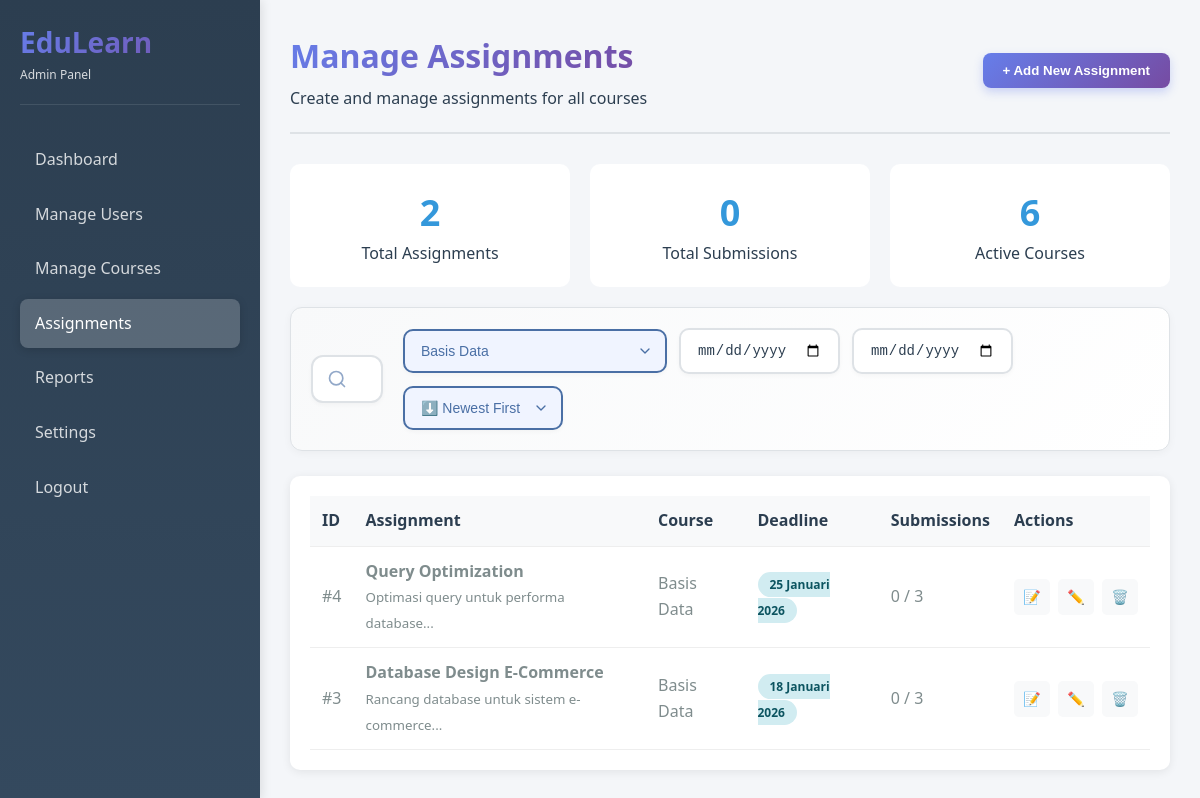
Page /admin/assignments.php?course=2 (signed in) on the earlier database version.
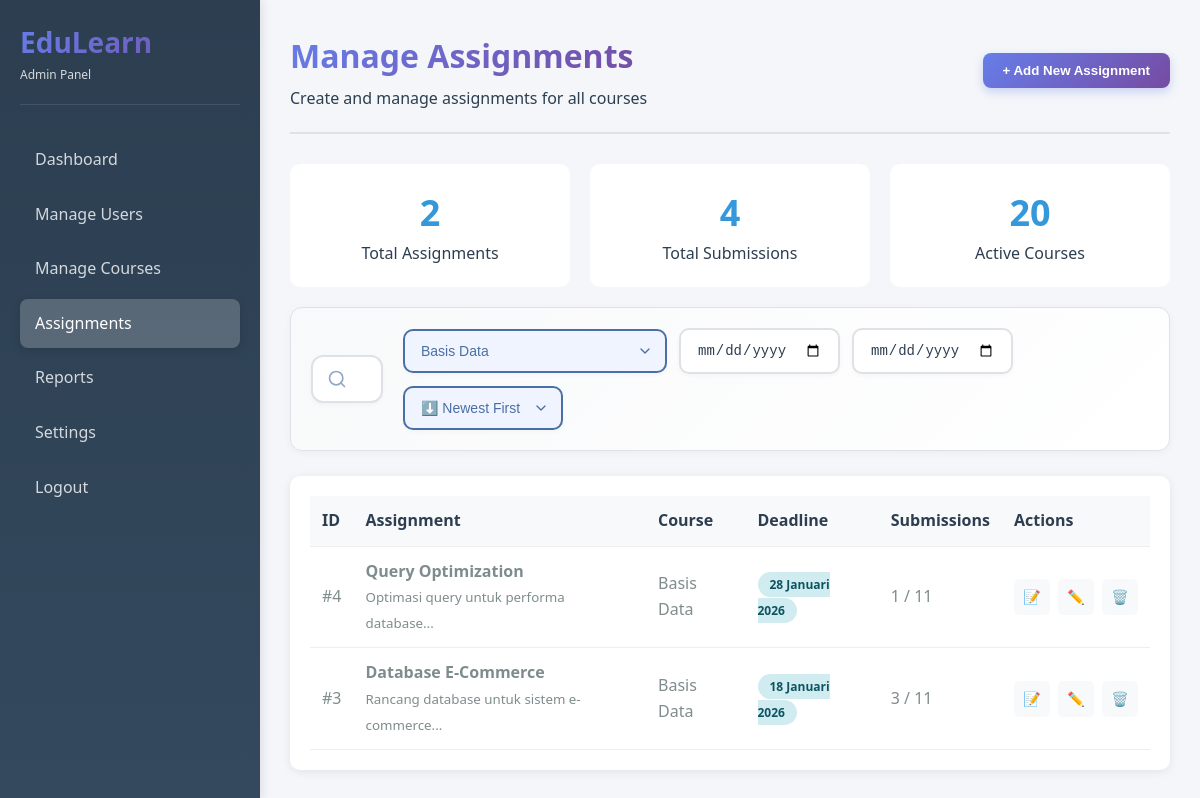
Same page on the later database version.
### tables this page shows
CREATE TABLE tugas (
    tugas_id INT AUTO_INCREMENT PRIMARY KEY,
    mk_id INT NOT NULL,
    judul VARCHAR(200) NOT NULL,
    deskripsi TEXT,
    deadline DATETIME NOT NULL,
    max_score INT DEFAULT 100,
    created_at TIMESTAMP DEFAULT CURRENT_TIMESTAMP,
    updated_at TIMESTAMP DEFAULT CURRENT_TIMESTAMP ON UPDATE CURRENT_TIMESTAMP,
    FOREIGN KEY (mk_id) REFERENCES mata_kuliah(mk_id) ON DELETE CASCADE,
    INDEX idx_deadline (deadline),
    INDEX idx_mk (mk_id)
);

CREATE TABLE mata_kuliah (
    mk_id INT AUTO_INCREMENT PRIMARY KEY,
    kode_mk VARCHAR(20) UNIQUE NOT NULL,
    nama_mk VARCHAR(100) NOT NULL,
    deskripsi TEXT,
    sks INT NOT NULL,
    semester INT NOT NULL,
    dosen_id INT,
    status ENUM('aktif', 'draft', 'arsip') DEFAULT 'aktif',
    created_at TIMESTAMP DEFAULT CURRENT_TIMESTAMP,
    updated_at TIMESTAMP DEFAULT CURRENT_TIMESTAMP ON UPDATE CURRENT_TIMESTAMP,
    FOREIGN KEY (dosen_id) REFERENCES dosen(dosen_id) ON DELETE SET NULL,
    INDEX idx_semester (semester),
    INDEX idx_status (status)
);

### includes/functions.php (called while the page is built, shortened)
<?php
function escape_html($string) {
    return htmlspecialchars($string, ENT_QUOTES, 'UTF-8');
}
function format_date($date, $withTime = false) {
    $timestamp = strtotime($date);
    $months = [
        1 => 'Januari', 'Februari', 'Maret', 'April', 'Mei', 'Juni',
        'Juli', 'Agustus', 'September', 'Oktober', 'November', 'Desember'
    ];
    $day = date('d', $timestamp);
    $month = $months[(int)date('n', $timestamp)];
    $year = date('Y', $timestamp);
    $formatted = "$day $month $year";
    return $formatted;
}

### admin/assignments.php (the view, shortened to what the changed rows need)
<?php
require_once '../includes/functions.php';
$db = getDB();
$courseFilter = isset($_GET['course']) ? (int)$_GET['course'] : 0;
$sortOrder = isset($_GET['sort']) && in_array($_GET['sort'], ['asc', 'desc']) ? $_GET['sort'] : 'desc';
$sql = "SELECT
        t.*,
        mk.nama_mk,
        mk.kode_mk,
        (SELECT COUNT(*) FROM enrollments WHERE mk_id = t.mk_id) as total_students,
        (SELECT COUNT(*) FROM submissions WHERE tugas_id = t.tugas_id) as total_submissions
    FROM tugas t
    INNER JOIN mata_kuliah mk ON t.mk_id = mk.mk_id
    WHERE 1=1";
$params = [];
if ($courseFilter > 0) {
    $sql .= " AND t.mk_id = ?";
    $params[] = $courseFilter;
}
$sql .= " ORDER BY t.deadline " . strtoupper($sortOrder);
$stmt = $db->prepare($sql);
$stmt->execute($params);
$assignments = $stmt->fetchAll();
$coursesStmt = $db->query("SELECT mk_id, nama_mk, kode_mk FROM mata_kuliah WHERE status = 'aktif' ORDER BY nama_mk");
$courses = $coursesStmt->fetchAll();
$total_submissions = array_sum(array_column($assignments, 'total_submissions'));
?>
<!DOCTYPE html>
<html lang="id">
<head>
    <link rel="stylesheet" href="../assets/css/base.css">
    <link rel="stylesheet" href="../assets/css/adminindex.css">
</head>
<body>
<div class="app-container">
    <aside class="sidebar admin-sidebar">
        <div class="sidebar-header">
            <h1>EduLearn</h1>
        </div>
    </aside>
    <main class="main-content">
        <div class="admin-header">
            <div class="admin-title">
                <h1>Manage Assignments</h1>
            </div>
        </div>
        <div class="stats-overview">
            <div class="stat-box">
                <div class="stat-number"><?= $total_submissions ?></div>
                <div>Total Submissions</div>
            </div>
            <div class="stat-box">
                <div class="stat-number"><?= count($courses) ?></div>
                <div>Active Courses</div>
            </div>
        </div>
        <div class="admin-table-container">
            <table class="admin-table">
                <thead>
                    <tr>
                        <th>ID</th>
                        <th>Assignment</th>
                        <th>Course</th>
                        <th>Deadline</th>
                        <th>Submissions</th>
                        <th>Actions</th>
                    </tr>
                </thead>
                <tbody>
                    <?php foreach ($assignments as $assignment): ?>
                        <?php
                        $deadline = strtotime($assignment['deadline']);
                        $days_diff = floor(($deadline - time()) / 86400);
                        if ($days_diff < 0) {
                            $badge_class = 'deadline-past';
                            $badge_text = 'Passed';
                        } elseif ($days_diff <= 3) {
                            $badge_class = 'deadline-upcoming';
                            $badge_text = $days_diff . ' days';
                        } else {
                            $badge_class = 'deadline-future';
                            $badge_text = format_date($assignment['deadline']);
                        }
                        ?>
                    <tr>
                        <td>#<?= $assignment['tugas_id'] ?></td>
                        <td>
                            <strong><?= escape_html($assignment['judul']) ?></strong>
                            <?php if ($assignment['deskripsi']): ?>
                            <br><small><?= escape_html(substr($assignment['deskripsi'], 0, 60)) ?>...</small>
                            <?php endif; ?>
                        </td>
                        <td><?= escape_html($assignment['nama_mk']) ?></td>
                        <td><span class="deadline-badge <?= $badge_class ?>"><?= $badge_text ?></span></td>
                        <td><?= $assignment['total_submissions'] ?> / <?= $assignment['total_students'] ?></td>
                        <td>
                            <div class="action-buttons">
                                <button class="btn-icon" onclick="viewSubmissions(<?= $assignment['tugas_id'] ?>)" title="View Submissions">📝</button>
                                <button class="btn-icon" onclick='editAssignment(<?= json_encode($assignment) ?>)' title="Edit">✏️</button>
                                <button class="btn-icon" onclick="deleteAssignment(<?= $assignment['tugas_id'] ?>, '<?= escape_html($assignment['judul']) ?>')" style="color:#dc3545" title="Delete">🗑️</button>
                            </div>
                        </td>
                    </tr>
                    <?php endforeach; ?>
                </tbody>
            </table>
        </div>
    </main>
</div>
</body>
</html>

Differences in the rows shown:
changed tugas "Query Optimization": deadline "25 Januari 2026" → "28 Januari 2026"; total_submissions "0" → "1"; total_students "3" → "11"
changed tugas "Rancang database untuk sistem e-commerce": judul "Database Design E-Commerce" → "Database E-Commerce"; total_submissions "0" → "3"; total_students "3" → "11"
Other differences:
$total_submissions: "0" → "4"
count($courses): "6" → "20"
